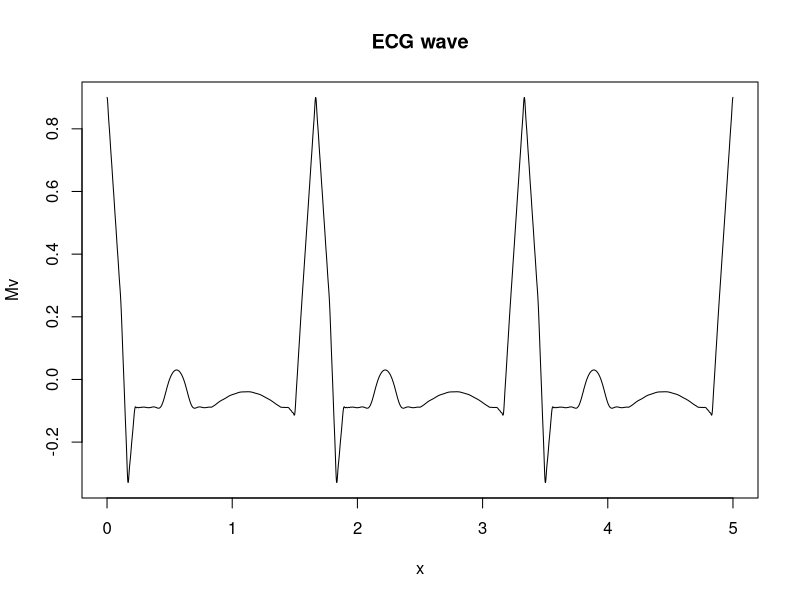

Write R code to recreate this figure.


x<-seq(0,5,0.001)


generate_ecg <- function(x,bpm,a1,a2,a3,a4,a5){          #a1= amplitude of p, a2= amplitude of q, a3= amplitude of QR, a4= amplitude of S, a5= amplitude of T wave
  l= 60 / bpm 
  p_wav<-function(x){
  x=x+(1/1.8)# x is the wave starting point shifted .
  b=3# 2l/b is duration of p wave.
  n=100 # fourier series levels, the bigher the more accurate
  p1=1/l # baseline
  p2=0 # p wave
  # fourier series to creat p wave
  for (i in 1:n){
    harm1<-(((sin((pi/(2*b))*(b-(2*i))))/(b- (2*i))+(sin((pi/(2*b))*(b+(2*i))))
             /(b+(2*i)))*(2/pi))*cos((i*pi*x)/l)
    p2<-p2+harm1
  }
  pwav1=p1+p2
  pwav=a1*pwav1
  }
  
  pwav<-p_wav(x)
 
  ####### q wave
  q_wave<-function (x){
    #l=1
    x=x+1/6
    b=16#duration
    n=100
    q1=(a2/(2*b))*(2-b)
    q2=0
    for (i in 1:n){
      harm5=(((2*b*a2)/(i*i*pi*pi))*(1-cos((i*pi)/b)))*cos((i*pi*x)/l);
      q2=q2+harm5}
    qwav=-1*(q1+q2)
  }
  qwav<-q_wave(x)
  
  ####qrs wave
  qrs_wave<-function(x){
    b=5
    n=100
    qrs1=(a3/(2*b))*(2-b)
    qrs2=0
    for (i in 1:n){
      harm=(((2*b*a3)/(i*i*pi*pi))*(1-cos((i*pi)/b)))*cos((i*pi*x)/l);
      qrs2=qrs2+harm}
    qrswav=qrs1+qrs2
  }
  qrswav<-qrs_wave(x)
  
  ##### s wave
  s_wave<-function(x){
    x=x-1/6
    b=15
    n=100;
    s1=(a4/(2*b))*(2-b);
    s2=0;
    for (i in 1:n){
      harm3=(((2*b*a4)/(i*i*pi*pi))*(1-cos((i*pi)/b)))*cos((i*pi*x)/l);
      s2=s2+harm3}
    swav=-1*(s1+s2)
    }
  swav<-s_wave(x)
  
  ##### t wave
  
  t_wave<-function(x){
    x=x-1/1.8
    b=7
    n=20
    t1=1/l
    t2=0
    for (i in 1:n){
      harm2=(((sin((pi/(2*b))*(b-(2*i))))/(b-(2*i))+(sin((pi/(2*b))*(b+(2*i))))/(b+(2*i)))*(2/pi))*cos((i*pi*x)/l);             
      t2=t2+harm2}
    twav1=t1+t2
    twav=a5*twav1
    
    }
  twav<-t_wave(x)
  ###### adding waves
  ecg<-pwav+qrswav+twav+swav+qwav
  plot(x,ecg,type = 'l',xlab = 'x',ylab='Mv',main='ECG wave')}

generate_ecg(x,72,0.05,.025,1,.25,0.12)
   
